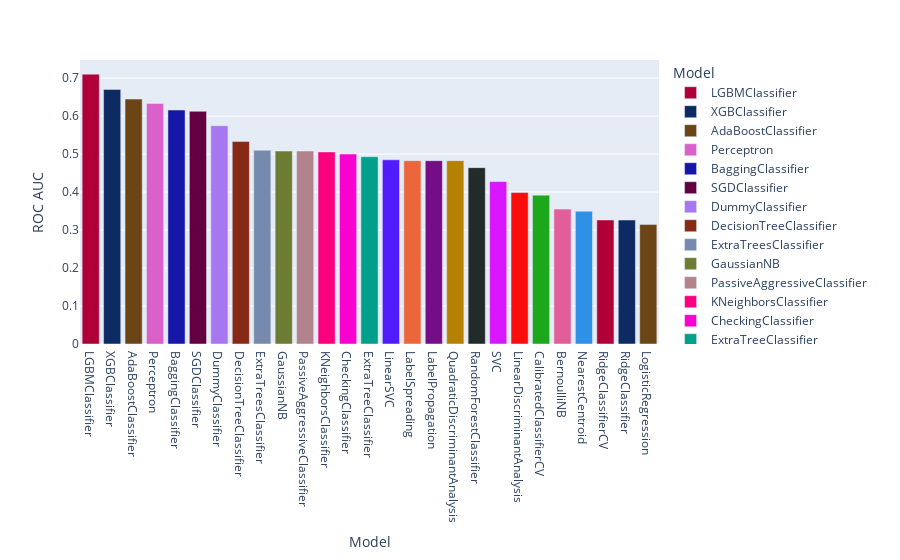

Notebook cell for this chart:
### Code cell
fig = px.bar(models_smoteenn.reset_index(), x='Model', y='ROC AUC', color='Model', color_discrete_sequence=px.colors.qualitative.Dark24_r)
fig.show()

### Figure 1 — Plotly figure (JSON) as saved in the notebook; plotly's stock layout.template omitted (floating-point values rounded to 4 significant figures)
{"data": [{"alignmentgroup": "True", "hovertemplate": "Model=%{x}<br>ROC AUC=%{y}<extra></extra>", "legendgroup": "LGBMClassifier", "marker": {"color": "#AF0038"}, "name": "LGBMClassifier", "offsetgroup": "LGBMClassifier", "orientation": "v", "showlegend": true, "textposition": "auto", "type": "bar", "x": ["LGBMClassifier"], "xaxis": "x", "y": [0.7103], "yaxis": "y"}, {"alignmentgroup": "True", "hovertemplate": "Model=%{x}<br>ROC AUC=%{y}<extra></extra>", "legendgroup": "XGBClassifier", "marker": {"color": "#0D2A63"}, "name": "XGBClassifier", "offsetgroup": "XGBClassifier", "orientation": "v", "showlegend": true, "textposition": "auto", "type": "bar", "x": ["XGBClassifier"], "xaxis": "x", "y": [0.6701], "yaxis": "y"}, {"alignmentgroup": "True", "hovertemplate": "Model=%{x}<br>ROC AUC=%{y}<extra></extra>", "legendgroup": "AdaBoostClassifier", "marker": {"color": "#6C4516"}, "name": "AdaBoostClassifier", "offsetgroup": "AdaBoostClassifier", "orientation": "v", "showlegend": true, "textposition": "auto", "type": "bar", "x": ["AdaBoostClassifier"], "xaxis": "x", "y": [0.6448], "yaxis": "y"}, {"alignmentgroup": "True", "hovertemplate": "Model=%{x}<br>ROC AUC=%{y}<extra></extra>", "legendgroup": "Perceptron", "marker": {"color": "#DA60CA"}, "name": "Perceptron", "offsetgroup": "Perceptron", "orientation": "v", "showlegend": true, "textposition": "auto", "type": "bar", "x": ["Perceptron"], "xaxis": "x", "y": [0.6333], "yaxis": "y"}, {"alignmentgroup": "True", "hovertemplate": "Model=%{x}<br>ROC AUC=%{y}<extra></extra>", "legendgroup": "BaggingClassifier", "marker": {"color": "#1616A7"}, "name": "BaggingClassifier", "offsetgroup": "BaggingClassifier", "orientation": "v", "showlegend": true, "textposition": "auto", "type": "bar", "x": ["BaggingClassifier"], "xaxis": "x", "y": [0.6161], "yaxis": "y"}, {"alignmentgroup": "True", "hovertemplate": "Model=%{x}<br>ROC AUC=%{y}<extra></extra>", "legendgroup": "SGDClassifier", "marker": {"color": "#620042"}, "name": "SGDClassifier", "offsetgroup": "SGDClassifier", "orientation": "v", "showlegend": true, "textposition": "auto", "type": "bar", "x": ["SGDClassifier"], "xaxis": "x", "y": [0.6126], "yaxis": "y"}, {"alignmentgroup": "True", "hovertemplate": "Model=%{x}<br>ROC AUC=%{y}<extra></extra>", "legendgroup": "DummyClassifier", "marker": {"color": "#A777F1"}, "name": "DummyClassifier", "offsetgroup": "DummyClassifier", "orientation": "v", "showlegend": true, "textposition": "auto", "type": "bar", "x": ["DummyClassifier"], "xaxis": "x", "y": [0.5747], "yaxis": "y"}, {"alignmentgroup": "True", "hovertemplate": "Model=%{x}<br>ROC AUC=%{y}<extra></extra>", "legendgroup": "DecisionTreeClassifier", "marker": {"color": "#862A16"}, "name": "DecisionTreeClassifier", "offsetgroup": "DecisionTreeClassifier", "orientation": "v", "showlegend": true, "textposition": "auto", "type": "bar", "x": ["DecisionTreeClassifier"], "xaxis": "x", "y": [0.5333], "yaxis": "y"}, {"alignmentgroup": "True", "hovertemplate": "Model=%{x}<br>ROC AUC=%{y}<extra></extra>", "legendgroup": "ExtraTreesClassifier", "marker": {"color": "#778AAE"}, "name": "ExtraTreesClassifier", "offsetgroup": "ExtraTreesClassifier", "orientation": "v", "showlegend": true, "textposition": "auto", "type": "bar", "x": ["ExtraTreesClassifier"], "xaxis": "x", "y": [0.5103], "yaxis": "y"}, {"alignmentgroup": "True", "hovertemplate": "Model=%{x}<br>ROC AUC=%{y}<extra></extra>", "legendgroup": "GaussianNB", "marker": {"color": "#6C7C32"}, "name": "GaussianNB", "offsetgroup": "GaussianNB", "orientation": "v", "showlegend": true, "textposition": "auto", "type": "bar", "x": ["GaussianNB"], "xaxis": "x", "y": [0.508], "yaxis": "y"}, {"alignmentgroup": "True", "hovertemplate": "Model=%{x}<br>ROC AUC=%{y}<extra></extra>", "legendgroup": "PassiveAggressiveClassifier", "marker": {"color": "#B2828D"}, "name": "PassiveAggressiveClassifier", "offsetgroup": "PassiveAggressiveClassifier", "orientation": "v", "showlegend": true, "textposition": "auto", "type": "bar", "x": ["PassiveAggressiveClassifier"], "xaxis": "x", "y": [0.508], "yaxis": "y"}, {"alignmentgroup": "True", "hovertemplate": "Model=%{x}<br>ROC AUC=%{y}<extra></extra>", "legendgroup": "KNeighborsClassifier", "marker": {"color": "#FC0080"}, "name": "KNeighborsClassifier", "offsetgroup": "KNeighborsClassifier", "orientation": "v", "showlegend": true, "textposition": "auto", "type": "bar", "x": ["KNeighborsClassifier"], "xaxis": "x", "y": [0.5057], "yaxis": "y"}, {"alignmentgroup": "True", "hovertemplate": "Model=%{x}<br>ROC AUC=%{y}<extra></extra>", "legendgroup": "CheckingClassifier", "marker": {"color": "#FB00D1"}, "name": "CheckingClassifier", "offsetgroup": "CheckingClassifier", "orientation": "v", "showlegend": true, "textposition": "auto", "type": "bar", "x": ["CheckingClassifier"], "xaxis": "x", "y": [0.5], "yaxis": "y"}, {"alignmentgroup": "True", "hovertemplate": "Model=%{x}<br>ROC AUC=%{y}<extra></extra>", "legendgroup": "ExtraTreeClassifier", "marker": {"color": "#00A08B"}, "name": "ExtraTreeClassifier", "offsetgroup": "ExtraTreeClassifier", "orientation": "v", "showlegend": true, "textposition": "auto", "type": "bar", "x": ["ExtraTreeClassifier"], "xaxis": "x", "y": [0.4931], "yaxis": "y"}, {"alignmentgroup": "True", "hovertemplate": "Model=%{x}<br>ROC AUC=%{y}<extra></extra>", "legendgroup": "LinearSVC", "marker": {"color": "#511CFB"}, "name": "LinearSVC", "offsetgroup": "LinearSVC", "orientation": "v", "showlegend": true, "textposition": "auto", "type": "bar", "x": ["LinearSVC"], "xaxis": "x", "y": [0.4851], "yaxis": "y"}, {"alignmentgroup": "True", "hovertemplate": "Model=%{x}<br>ROC AUC=%{y}<extra></extra>", "legendgroup": "LabelSpreading", "marker": {"color": "#EB663B"}, "name": "LabelSpreading", "offsetgroup": "LabelSpreading", "orientation": "v", "showlegend": true, "textposition": "auto", "type": "bar", "x": ["LabelSpreading"], "xaxis": "x", "y": [0.4828], "yaxis": "y"}, {"alignmentgroup": "True", "hovertemplate": "Model=%{x}<br>ROC AUC=%{y}<extra></extra>", "legendgroup": "LabelPropagation", "marker": {"color": "#750D86"}, "name": "LabelPropagation", "offsetgroup": "LabelPropagation", "orientation": "v", "showlegend": true, "textposition": "auto", "type": "bar", "x": ["LabelPropagation"], "xaxis": "x", "y": [0.4828], "yaxis": "y"}, {"alignmentgroup": "True", "hovertemplate": "Model=%{x}<br>ROC AUC=%{y}<extra></extra>", "legendgroup": "QuadraticDiscriminantAnalysis", "marker": {"color": "#B68100"}, "name": "QuadraticDiscriminantAnalysis", "offsetgroup": "QuadraticDiscriminantAnalysis", "orientation": "v", "showlegend": true, "textposition": "auto", "type": "bar", "x": ["QuadraticDiscriminantAnalysis"], "xaxis": "x", "y": [0.4828], "yaxis": "y"}, {"alignmentgroup": "True", "hovertemplate": "Model=%{x}<br>ROC AUC=%{y}<extra></extra>", "legendgroup": "RandomForestClassifier", "marker": {"color": "#222A2A"}, "name": "RandomForestClassifier", "offsetgroup": "RandomForestClassifier", "orientation": "v", "showlegend": true, "textposition": "auto", "type": "bar", "x": ["RandomForestClassifier"], "xaxis": "x", "y": [0.4644], "yaxis": "y"}, {"alignmentgroup": "True", "hovertemplate": "Model=%{x}<br>ROC AUC=%{y}<extra></extra>", "legendgroup": "SVC", "marker": {"color": "#DA16FF"}, "name": "SVC", "offsetgroup": "SVC", "orientation": "v", "showlegend": true, "textposition": "auto", "type": "bar", "x": ["SVC"], "xaxis": "x", "y": [0.4276], "yaxis": "y"}, {"alignmentgroup": "True", "hovertemplate": "Model=%{x}<br>ROC AUC=%{y}<extra></extra>", "legendgroup": "LinearDiscriminantAnalysis", "marker": {"color": "#FB0D0D"}, "name": "LinearDiscriminantAnalysis", "offsetgroup": "LinearDiscriminantAnalysis", "orientation": "v", "showlegend": true, "textposition": "auto", "type": "bar", "x": ["LinearDiscriminantAnalysis"], "xaxis": "x", "y": [0.3989], "yaxis": "y"}, {"alignmentgroup": "True", "hovertemplate": "Model=%{x}<br>ROC AUC=%{y}<extra></extra>", "legendgroup": "CalibratedClassifierCV", "marker": {"color": "#1CA71C"}, "name": "CalibratedClassifierCV", "offsetgroup": "CalibratedClassifierCV", "orientation": "v", "showlegend": true, "textposition": "auto", "type": "bar", "x": ["CalibratedClassifierCV"], "xaxis": "x", "y": [0.392], "yaxis": "y"}, {"alignmentgroup": "True", "hovertemplate": "Model=%{x}<br>ROC AUC=%{y}<extra></extra>", "legendgroup": "BernoulliNB", "marker": {"color": "#E15F99"}, "name": "BernoulliNB", "offsetgroup": "BernoulliNB", "orientation": "v", "showlegend": true, "textposition": "auto", "type": "bar", "x": ["BernoulliNB"], "xaxis": "x", "y": [0.3552], "yaxis": "y"}, {"alignmentgroup": "True", "hovertemplate": "Model=%{x}<br>ROC AUC=%{y}<extra></extra>", "legendgroup": "NearestCentroid", "marker": {"color": "#2E91E5"}, "name": "NearestCentroid", "offsetgroup": "NearestCentroid", "orientation": "v", "showlegend": true, "textposition": "auto", "type": "bar", "x": ["NearestCentroid"], "xaxis": "x", "y": [0.3494], "yaxis": "y"}, {"alignmentgroup": "True", "hovertemplate": "Model=%{x}<br>ROC AUC=%{y}<extra></extra>", "legendgroup": "RidgeClassifierCV", "marker": {"color": "#AF0038"}, "name": "RidgeClassifierCV", "offsetgroup": "RidgeClassifierCV", "orientation": "v", "showlegend": true, "textposition": "auto", "type": "bar", "x": ["RidgeClassifierCV"], "xaxis": "x", "y": [0.3264], "yaxis": "y"}, {"alignmentgroup": "True", "hovertemplate": "Model=%{x}<br>ROC AUC=%{y}<extra></extra>", "legendgroup": "RidgeClassifier", "marker": {"color": "#0D2A63"}, "name": "RidgeClassifier", "offsetgroup": "RidgeClassifier", "orientation": "v", "showlegend": true, "textposition": "auto", "type": "bar", "x": ["RidgeClassifier"], "xaxis": "x", "y": [0.3264], "yaxis": "y"}, {"alignmentgroup": "True", "hovertemplate": "Model=%{x}<br>ROC AUC=%{y}<extra></extra>", "legendgroup": "LogisticRegression", "marker": {"color": "#6C4516"}, "name": "LogisticRegression", "offsetgroup": "LogisticRegression", "orientation": "v", "showlegend": true, "textposition": "auto", "type": "bar", "x": ["LogisticRegression"], "xaxis": "x", "y": [0.3149], "yaxis": "y"}], "layout": {"barmode": "relative", "legend": {"title": {"text": "Model"}, "tracegroupgap": 0}, "margin": {"t": 60}, "xaxis": {"anchor": "y", "categoryarray": ["LGBMClassifier", "XGBClassifier", "AdaBoostClassifier", "Perceptron", "BaggingClassifier", "SGDClassifier", "DummyClassifier", "DecisionTreeClassifier", "ExtraTreesClassifier", "GaussianNB", "PassiveAggressiveClassifier", "KNeighborsClassifier", "CheckingClassifier", "ExtraTreeClassifier", "LinearSVC", "LabelSpreading", "LabelPropagation", "QuadraticDiscriminantAnalysis", "RandomForestClassifier", "SVC", "LinearDiscriminantAnalysis", "CalibratedClassifierCV", "BernoulliNB", "NearestCentroid", "RidgeClassifierCV", "RidgeClassifier", "LogisticRegression"], "categoryorder": "array", "domain": [0, 1], "title": {"text": "Model"}}, "yaxis": {"anchor": "x", "domain": [0, 1], "title": {"text": "ROC AUC"}}}}
